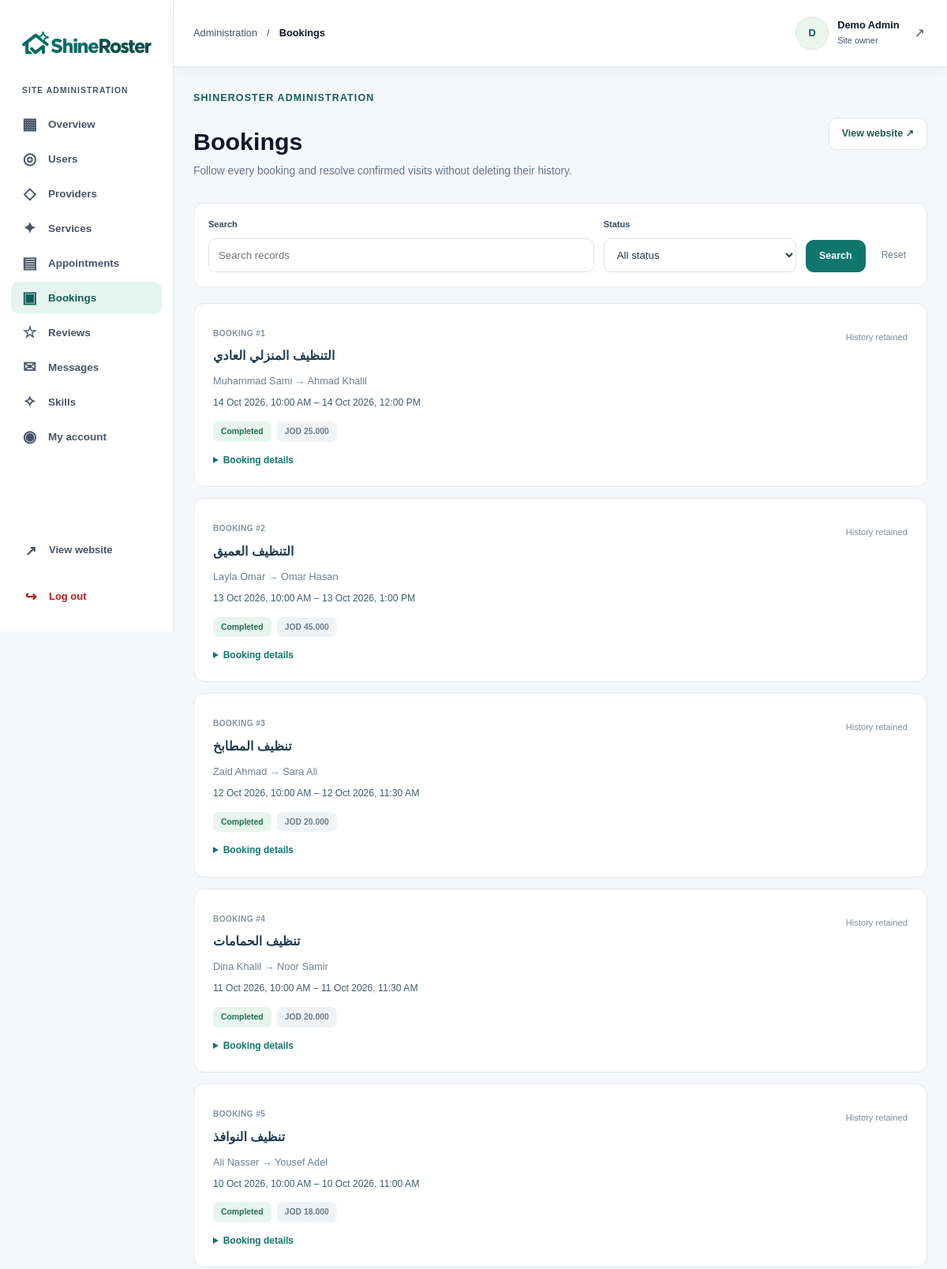
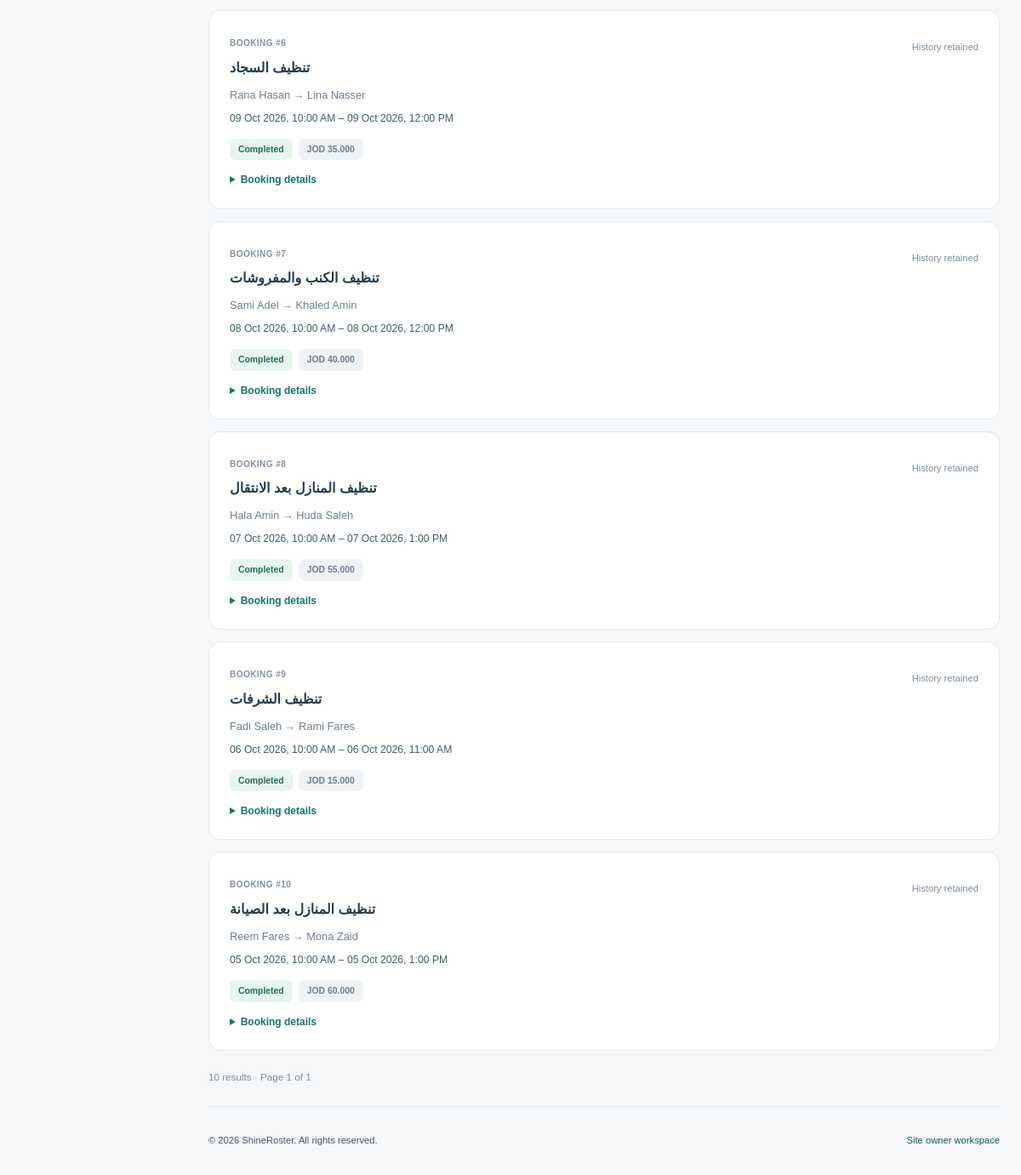
The app's page /admin/bookings.php (signed in) with its own data (2 pictures, top to bottom).
### tables this page shows
CREATE TABLE users (
    id INT UNSIGNED AUTO_INCREMENT PRIMARY KEY,
    full_name VARCHAR(100) NOT NULL,
    email VARCHAR(190) NOT NULL UNIQUE,
    phone VARCHAR(20) NOT NULL,
    password_hash VARCHAR(255) NOT NULL,
    role VARCHAR(20) NOT NULL DEFAULT 'customer',
    is_active TINYINT NOT NULL DEFAULT 1,
    created_at DATETIME NOT NULL DEFAULT CURRENT_TIMESTAMP,
    updated_at DATETIME NOT NULL DEFAULT CURRENT_TIMESTAMP ON UPDATE CURRENT_TIMESTAMP
);

CREATE TABLE bookings (
    id INT UNSIGNED AUTO_INCREMENT PRIMARY KEY,
    user_id INT UNSIGNED NOT NULL,
    slot_id INT UNSIGNED NOT NULL,
    city VARCHAR(100) NOT NULL,
    address VARCHAR(255) NOT NULL,
    notes TEXT,
    total_price DECIMAL(10,3) NOT NULL,
    status VARCHAR(20) NOT NULL DEFAULT 'confirmed',
    created_at DATETIME NOT NULL DEFAULT CURRENT_TIMESTAMP,
    updated_at DATETIME NOT NULL DEFAULT CURRENT_TIMESTAMP ON UPDATE CURRENT_TIMESTAMP,
    cancelled_at DATETIME,
    completed_at DATETIME,
    FOREIGN KEY (user_id) REFERENCES users(id),
    FOREIGN KEY (slot_id) REFERENCES appointment_slots(id)
);

### includes/init.php (called while the page is built, shortened)
<?php
require_once __DIR__ . '/../classes/SiteData.php';
require_once __DIR__ . '/../classes/Auth.php';
require_once __DIR__ . '/../classes/User.php';
function inputValue($source, $key)
{
    return '';
}
function inputText($source, $key, $maximum = null)
{
    $text = trim(inputValue($source, $key));
    if ($maximum !== null) {
        $text = mb_substr($text, 0, $maximum, 'UTF-8');
    }
    return $text;
}
function positiveId($source, $key)
{
    $value = inputValue($source, $key);
    $id = filter_var($value, FILTER_VALIDATE_INT, ['options' => ['min_range' => 1]]);
    if ($id === false) {
        return 0;
    }
    return (int) $id;
}
function escapeHtml($value)
{
    return htmlspecialchars((string) $value, ENT_QUOTES, 'UTF-8');
}
$database = new Database();
$db = $database->getConnection();
$auth = new Auth($db);

### classes/Auth.php (called while the page is built, shortened)
<?php
class Auth
{
    private $db;
    public function __construct($db)
    {
        $this->db = $db;
    }
    public function currentUser()
    {
        $userObject = new User($this->db);
        $user = $userObject->getProfileAccount((int) $_SESSION['user_id']);
        return $user;
    }
    public function requireRole($role, $login = '../login.php')
    {
        $user = $this->currentUser();
        return $user;
    }
}

### classes/User.php (called while the page is built, shortened)
<?php
class User
{
    private $db;
    public function __construct($db)
    {
        $this->db = $db;
    }
    public function getProfileAccount($userId)
    {
        $stmt = $this->db->prepare(
            "SELECT
                id,
                full_name,
                email,
                phone,
                role,
                is_active
             FROM users
             WHERE id = ?"
        );
        $stmt->execute([$userId]);
        $user = $stmt->fetch(PDO::FETCH_ASSOC);
        if ($user) {
            return $user;
        } else {
            return null;
        }
    }
}

### admin/includes/init.php (called while the page is built, shortened)
<?php
require_once __DIR__ . '/../../includes/init.php';
$currentUser = $auth->requireRole('admin', '../login.php');
require_once __DIR__ . '/../../classes/Admin.php';
$admin = new Admin($db, $currentUser['id']);
$adminPage = basename($_SERVER['SCRIPT_NAME']);
$search = inputText($_GET, 'search', 120);
$status = inputText($_GET, 'status', 30);
$page = positiveId($_GET, 'page');
if ($page < 1) {
    $page = 1;
}

### classes/Admin.php (called while the page is built, shortened)
<?php
class Admin
{
    private $db;
    public function __construct($db, $ownerId)
    {
        $this->db = $db;
    }
    public function getBookings($search, $status, $page)
    {
        $data = new SiteData($this->db);
        $rows = [];
        foreach ($data->bookings as $row) {
            $booking = $data->getBooking($row['id']);
            $rows[] = $booking;
        }
        return $data->page($rows, $page, 10, 'rows');
    }
}

### classes/SiteData.php (called while the page is built, shortened)
<?php
class SiteData
{
    public function __construct($db)
    {
        $stmt = $db->prepare('SELECT * FROM users ORDER BY id');
        $stmt->execute();
        $this->users = $stmt->fetchAll(PDO::FETCH_ASSOC);
        $stmt = $db->prepare('SELECT * FROM provider_profiles ORDER BY id DESC');
        $stmt->execute();
        $this->providers = $stmt->fetchAll(PDO::FETCH_ASSOC);
        $stmt = $db->prepare('SELECT * FROM services ORDER BY id DESC');
        $stmt->execute();
        $this->services = $stmt->fetchAll(PDO::FETCH_ASSOC);
        $stmt = $db->prepare('SELECT * FROM appointment_slots ORDER BY starts_at, id');
        $stmt->execute();
        $this->slots = $stmt->fetchAll(PDO::FETCH_ASSOC);
        $stmt = $db->prepare('SELECT * FROM bookings ORDER BY created_at DESC, id DESC');
        $stmt->execute();
        $this->bookings = $stmt->fetchAll(PDO::FETCH_ASSOC);
        $stmt = $db->prepare('SELECT * FROM reviews ORDER BY created_at DESC, id DESC');
        $stmt->execute();
        $this->reviews = $stmt->fetchAll(PDO::FETCH_ASSOC);
        $stmt = $db->prepare('SELECT * FROM skills ORDER BY name');
        $stmt->execute();
        $this->skills = $stmt->fetchAll(PDO::FETCH_ASSOC);
        $stmt = $db->prepare('SELECT * FROM provider_skills ORDER BY provider_id, skill_id');
        $stmt->execute();
        $this->providerSkills = $stmt->fetchAll(PDO::FETCH_ASSOC);
    }
}

### admin/bookings.php (the view, shortened to what this page needs)
<?php
require_once __DIR__ . '/includes/init.php';
$result = $admin->getBookings($search, $status, $page);
$pageTitle = 'Bookings';
$pageDescription =
    'Follow every booking and resolve confirmed visits without deleting their history.';
require __DIR__ . '/includes/header.php';
?>
<form method="get" class="admin-filters"><div class="admin-field"><label for="search">Search</label><input type="search" id="search" name="search" value="<?= escapeHtml(
    $search
) ?>" placeholder="Search records" maxlength="120"></div><div class="admin-field"><label for="filter-status">Status</label><select id="filter-status" name="status"><option value="">All status</option><option value="confirmed" <?php if (
    $status === 'confirmed'
) {
    echo 'selected';
} ?>>Confirmed</option><option value="completed" <?php if ($status === 'completed') {
    echo 'selected';
} ?>>Completed</option></select></div><button class="admin-button" type="submit">Search</button><a class="admin-reset" href="<?= escapeHtml(
    $adminPage
) ?>">Reset</a></form><div class="admin-list"><?php
if (!$result['rows']): ?><p class="admin-empty">No records match your filters.</p><?php endif;
foreach (
    $result['rows']
    as $booking
): ?><article class="admin-record"><div class="admin-record-main"><span class="admin-record-id">Booking #<?= (int) $booking[
    'id'
] ?></span><h2><?= escapeHtml($booking['service_name']) ?></h2><p><?= escapeHtml(
    $booking['customer_name']
) ?> → <?= escapeHtml($booking['provider_name']) ?></p><p class="admin-date"><?= escapeHtml(
    date('d M Y, g:i A', strtotime($booking['starts_at']))
) ?> – <?= escapeHtml(
     date('d M Y, g:i A', strtotime($booking['ends_at']))
 ) ?></p><div class="admin-tags"><span class="admin-badge"><?= escapeHtml(
    ucfirst($booking['status'])
) ?></span><span class="admin-badge admin-badge-muted">JOD <?= number_format(
    $booking['total_price'],
    3
) ?></span></div><details class="admin-details"><summary>Booking details</summary><dl class="admin-detail-grid"><div><dt>Customer email</dt><dd><?= escapeHtml(
    $booking['customer_email']
) ?></dd></div><div><dt>Customer phone</dt><dd><?= escapeHtml(
    $booking['customer_phone']
) ?></dd></div><div><dt>City</dt><dd><?= escapeHtml(
    $booking['city']
) ?></dd></div><div><dt>Address</dt><dd><?= escapeHtml(
    $booking['address']
) ?></dd></div><div><dt>Notes</dt><dd class="admin-preserve"><?= escapeHtml(
    $booking['notes']
) ?></dd></div></dl></details></div><div class="admin-actions"><?php if (
    $booking['status'] === 'confirmed'
):
    if (
        strtotime($booking['ends_at']) <= time()
    ): ?><form method="post"><input type="hidden" name="id" value="<?= (int) $booking[
    'id'
] ?>"><button class="admin-button" name="action" value="complete">Mark completed</button></form><?php endif; ?><details class="admin-confirm"><summary>Cancel booking</summary><form method="post"><input type="hidden" name="id" value="<?= (int) $booking[
    'id'
] ?>"><p>Cancel this confirmed booking for the customer and provider?</p><button class="admin-button admin-button-danger" name="action" value="cancel">Confirm cancellation</button></form></details><?php
else:
     ?><span class="admin-protected">History retained</span><?php
endif; ?></div></article><?php endforeach;
?></div><?php require __DIR__ . '/includes/pagination.php'; ?>
<?php require __DIR__ . '/includes/footer.php'; ?>

### admin/includes/header.php (shortened to what this page needs)
<!DOCTYPE html>
<html lang="en">
<head>
    <link rel="stylesheet" href="../css/style.css">
    <link rel="stylesheet" href="../css/dashboard.css">
    <link rel="stylesheet" href="../css/admin.css">
</head>
<body class="dashboard-page admin-page">
<div class="dashboard-layout">
    <?php require __DIR__ . '/sidebar.php'; ?>
    <div class="dashboard-workspace">
        <header class="dashboard-header">
            <div class="dashboard-header-start">
                <div class="header-location"><span>Administration</span><span aria-hidden="true">/</span><strong><?= escapeHtml(
                    $pageTitle
                ) ?></strong></div>
            </div>
            <a class="dashboard-account" href="account.php" aria-label="Open my owner account">
                <span class="account-avatar" aria-hidden="true"><?= escapeHtml(
                    mb_strtoupper(mb_substr($currentUser['full_name'], 0, 1, 'UTF-8'), 'UTF-8')
                ) ?></span>
                <span class="account-details"><strong><?= escapeHtml(
                    $currentUser['full_name']
                ) ?></strong><span>Site owner</span></span><span class="account-arrow" aria-hidden="true">↗</span>
            </a>
        </header>
        <main class="dashboard-main" id="admin-main">
            <div class="admin-heading"><div><span class="eyebrow">ShineRoster administration</span><h1><?= escapeHtml(
                $pageTitle
            ) ?></h1><p><?= escapeHtml(
    $pageDescription
) ?></p></div><a class="admin-button admin-button-light" href="../index.php">View website ↗</a></div>

### css/style.css (style rules this page uses)
:root { --color-primary: #0f766e; --color-primary-dark: #115e59; --color-mint: #ccfbf1; --color-background: #f8fafc; --color-white: #ffffff; --color-text: #0f172a; --color-muted: #475569; --color-border: #e2e8f0; --radius-small: 12px; --radius-medium: 20px; --radius-large: 32px; --shadow-soft: 0 14px 45px rgb(15 23 42 / 7%); --shadow-card: 0 18px 50px rgb(15 118 110 / 12%); --container-width: 1180px; }
*, *::before, *::after { box-sizing: border-box; }
html { scroll-behavior: smooth; scroll-padding-top: 110px; }
body { margin: 0; font-family: Arial, Helvetica, sans-serif; color: var(--color-text); background: var(--color-white); line-height: 1.6; -webkit-font-smoothing: antialiased; }
h1, h2, h3, p { margin: 0; }
h1, h2, h3 { line-height: 1.15; }
a { color: inherit; text-decoration: none; }
button, input, select, textarea { font: inherit; }
.eyebrow { display: inline-flex; align-items: center; gap: 9px; margin-bottom: 18px; color: var(--color-primary-dark); font-size: 0.78rem; font-weight: 700; letter-spacing: 0.09em; text-transform: uppercase; }

### css/dashboard.css (style rules this page uses)
.dashboard-page { background: #f5f7f9; }
.dashboard-layout { display: grid; grid-template-columns: 245px minmax(0, 1fr); align-items: start; min-height: 100vh; min-height: 100svh; }
.dashboard-workspace { grid-column: 2; grid-row: 1; display: flex; flex-direction: column; width: 100%; min-width: 0; min-height: 100vh; min-height: 100svh; }
.dashboard-main { flex: 1; width: min(1400px, 100%); min-width: 0; margin-inline: auto; padding: 35px; scroll-margin-top: 100px; }
.dashboard-header { position: sticky; top: 0; z-index: 40; display: flex; align-items: center; justify-content: space-between; flex-shrink: 0; gap: 20px; width: 100%; min-width: 0; min-height: 85px; padding: 16px 35px; border-bottom: 1px solid var(--color-border); background: var(--color-white); box-shadow: 0 4px 15px rgb(15 23 42 / 4%); }
.dashboard-header-start { display: flex; align-items: center; gap: 14px; min-width: 0; }
.header-location { display: flex; align-items: center; flex-wrap: wrap; gap: 12px; min-width: 0; color: var(--color-muted); font-size: 0.8rem; }
.header-location strong { color: var(--color-text); font-weight: 600; }
.dashboard-account { display: flex; align-items: center; flex-shrink: 0; gap: 11px; min-height: 44px; padding: 3px; border-radius: 10px; }
.account-avatar, .review-avatar { display: grid; flex-shrink: 0; place-items: center; border: 1px solid #d8e9e0; border-radius: 50%; color: var(--color-primary-dark); background: #eaf5ee; font-weight: 700; }
.account-avatar { width: 42px; height: 42px; font-size: 0.8rem; }
.account-details { display: grid; gap: 2px; }
.account-details strong { font-size: 0.8rem; line-height: 1.4; }
.account-details > span { color: var(--color-muted); font-size: 0.68rem; }
.account-arrow { margin-left: 8px; color: var(--color-muted); }
@media (max-width: 1200px) { .dashboard-layout { grid-template-columns: 220px minmax(0, 1fr); } }
@media (max-width: 1200px) { .dashboard-header { padding-inline: 25px; } }
@media (max-width: 1200px) { .dashboard-main { padding: 25px; } }
.service-overview-info h3, .review-quote > p, .next-visit h2, .next-visit-customer, .visit-details dd, .account-details strong { overflow-wrap: anywhere; }

### records on screen
users: full_name+role "D", full_name "Demo Admin"
bookings: id "1", service_name "التنظيف المنزلي العادي", customer_name "Muhammad Sami", provider_name "Ahmad Khalil", starts_at "14 Oct 2026, 10:00 AM", completed_at "14 Oct 2026, 12:00 PM", status "Completed", total_price "25.000", shows "History retained"
bookings: id "2", service_name "التنظيف العميق", customer_name "Layla Omar", provider_name "Omar Hasan", starts_at "13 Oct 2026, 10:00 AM", completed_at "13 Oct 2026, 1:00 PM", status "Completed", total_price "45.000", shows "History retained"
bookings: id "3", service_name "تنظيف المطابخ", customer_name "Zaid Ahmad", provider_name "Sara Ali", starts_at "12 Oct 2026, 10:00 AM", completed_at "12 Oct 2026, 11:30 AM", status "Completed", total_price "20.000", shows "History retained"
bookings: id "4", service_name "تنظيف الحمامات", customer_name "Dina Khalil", provider_name "Noor Samir", starts_at "11 Oct 2026, 10:00 AM", completed_at "11 Oct 2026, 11:30 AM", status "Completed", total_price "20.000", shows "History retained"
bookings: id "5", service_name "تنظيف النوافذ", customer_name "Ali Nasser", provider_name "Yousef Adel", starts_at "10 Oct 2026, 10:00 AM", completed_at "10 Oct 2026, 11:00 AM", status "Completed", total_price "18.000", shows "History retained"
bookings: id "6", service_name "تنظيف السجاد", customer_name "Rana Hasan", provider_name "Lina Nasser", starts_at "09 Oct 2026, 10:00 AM", completed_at "09 Oct 2026, 12:00 PM", status "Completed", total_price "35.000", shows "History retained"
bookings: id "7", service_name "تنظيف الكنب والمفروشات", customer_name "Sami Adel", provider_name "Khaled Amin", starts_at "08 Oct 2026, 10:00 AM", completed_at "08 Oct 2026, 12:00 PM", status "Completed", total_price "40.000", shows "History retained"
bookings: id "8", service_name "تنظيف المنازل بعد الانتقال", customer_name "Hala Amin", provider_name "Huda Saleh", starts_at "07 Oct 2026, 10:00 AM", completed_at "07 Oct 2026, 1:00 PM", status "Completed", total_price "55.000", shows "History retained"
bookings: id "9", service_name "تنظيف الشرفات", customer_name "Fadi Saleh", provider_name "Rami Fares", starts_at "06 Oct 2026, 10:00 AM", completed_at "06 Oct 2026, 11:00 AM", status "Completed", total_price "15.000", shows "History retained"
bookings: id "10", service_name "تنظيف المنازل بعد الصيانة", customer_name "Reem Fares", provider_name "Mona Zaid", starts_at "05 Oct 2026, 10:00 AM", completed_at "05 Oct 2026, 1:00 PM", status "Completed", total_price "60.000", shows "History retained"

### other values on screen
$result['total'] "10"
$result['pages'] "1"
